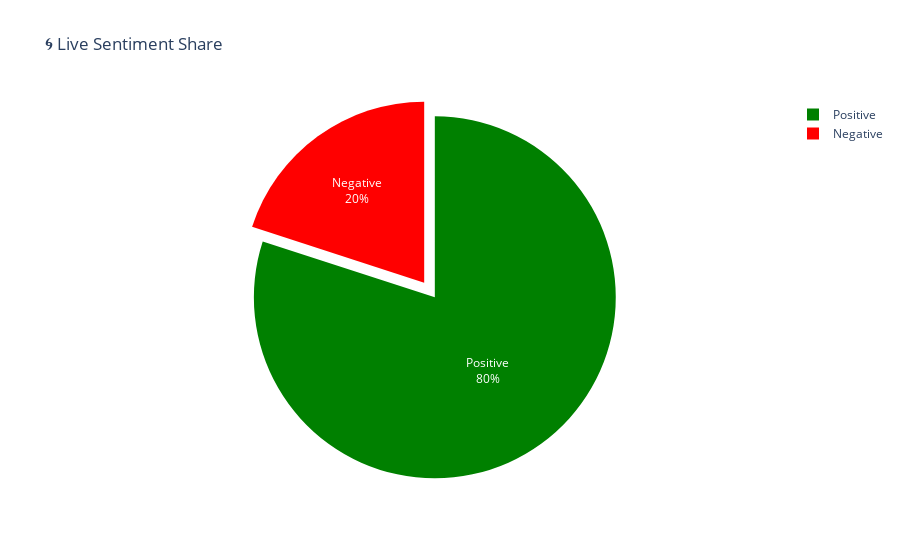

The cell this chart's notebook holds for it:
### Code cell
# Enhanced Real-Time Sentiment Dashboard

data = []

for i in range(30):  # simulate 30 live tweets
    tweet = random.choice(tweets)
    sentiment = get_sentiment(tweet)
    current_time = datetime.now().strftime("%H:%M:%S")

    data.append({'Time': current_time, 'Tweet': tweet, 'Sentiment': sentiment})
    df = pd.DataFrame(data)

    clear_output(wait=True)

    # ----- Sentiment Count -----
    sentiment_count = df['Sentiment'].value_counts().reset_index()
    sentiment_count.columns = ['Sentiment', 'Count']

    # ----- Sentiment Percentage -----
    total = len(df)
    pos = len(df[df['Sentiment'] == 'Positive'])
    neg = len(df[df['Sentiment'] == 'Negative'])
    neu = len(df[df['Sentiment'] == 'Neutral'])

    pos_pct = (pos / total) * 100
    neg_pct = (neg / total) * 100
    neu_pct = (neu / total) * 100

    # ----- Print Live Text Summary -----
    print("🕒 Latest Tweet:", tweet)
    print(f"Sentiment: {sentiment}")
    print("-" * 60)
    print(f"Total Tweets Analyzed: {total}")
    print(f"😊 Positive: {pos} ({pos_pct:.1f}%)")
    print(f"😐 Neutral : {neu} ({neu_pct:.1f}%)")
    print(f"😡 Negative: {neg} ({neg_pct:.1f}%)")
    print("=" * 60)

    # ----- Create Pie Chart -----
    fig = px.pie(sentiment_count, names='Sentiment', values='Count',
                 title='🌀 Live Sentiment Share',
                 color='Sentiment',
                 color_discrete_map={'Positive': 'green',
                                     'Negative': 'red',
                                     'Neutral': 'gold'})

    fig.update_traces(textinfo='label+percent', pull=[0.05, 0.05, 0.05])
    fig.show()

    time.sleep(1)

### Figure 1 — Plotly figure (JSON) as saved in the notebook; plotly's stock layout.template omitted (floating-point values rounded to 4 significant figures)
{"data": [{"customdata": [["Positive"], ["Negative"]], "domain": {"x": [0, 1], "y": [0, 1]}, "hovertemplate": "Sentiment=%{customdata[0]}<br>Count=%{value}<extra></extra>", "labels": ["Positive", "Negative"], "legendgroup": "", "marker": {"colors": ["green", "red"]}, "name": "", "pull": [0.05, 0.05, 0.05], "showlegend": true, "textinfo": "label+percent", "type": "pie", "values": [24, 6]}], "layout": {"legend": {"tracegroupgap": 0}, "title": {"text": "🌀 Live Sentiment Share"}}}
